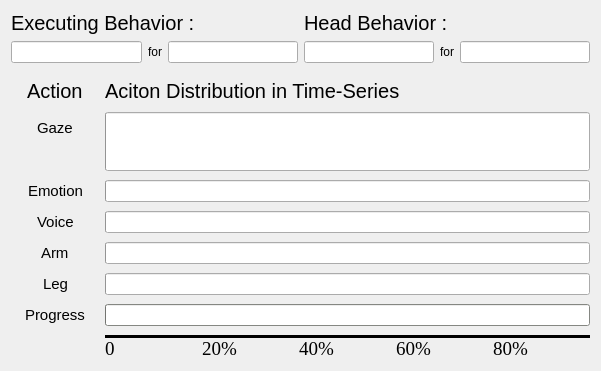
   <widget class="QWidget" name="verticalLayoutWidget">
    <property name="geometry">
     <rect>
      <x>1300</x>
      <y>450</y>
      <width>601</width>
      <height>371</height>
     </rect>
    </property>
    <layout class="QVBoxLayout" name="verticalLayout_2">
     <item>
      <layout class="QHBoxLayout" name="horizontalLayout_3">
       <item>
        <layout class="QVBoxLayout" name="verticalLayout_5">
         <item>
          <widget class="QLabel" name="label_26">
           <property name="font">
            <font>
             <family>Ubuntu</family>
             <pointsize>15</pointsize>
             <weight>50</weight>
             <bold>false</bold>
             <underline>false</underline>
            </font>
           </property>
           <property name="text">
            <string>Executing Behavior :</string>
           </property>
          </widget>
         </item>
         <item>
          <layout class="QHBoxLayout" name="horizontalLayout">
           <item>
            <widget class="QLineEdit" name="lineEdit_executing_behavior_type">
             <property name="palette">
              <palette>
               <active>
                <colorrole role="WindowText">
                 <brush brushstyle="SolidPattern">
                  <color alpha="255">
                   <red>0</red>
                   <green>0</green>
                   <blue>0</blue>
                  </color>
                 </brush>
                </colorrole>
                <colorrole role="Text">
                 <brush brushstyle="SolidPattern">
                  <color alpha="255">
                   <red>46</red>
                   <green>52</green>
                   <blue>54</blue>
                  </color>
                 </brush>
                </colorrole>
               </active>
               <inactive>
                <colorrole role="WindowText">
                 <brush brushstyle="SolidPattern">
                  <color alpha="255">
                   <red>0</red>
                   <green>0</green>
                   <blue>0</blue>
                  </color>
                 </brush>
                </colorrole>
                <colorrole role="Text">
                 <brush brushstyle="SolidPattern">
                  <color alpha="255">
                   <red>46</red>
                   <green>52</green>
                   <blue>54</blue>
                  </color>
                 </brush>
                </colorrole>
               </inactive>
               <disabled>
                <colorrole role="WindowText">
                 <brush brushstyle="SolidPattern">
                  <color alpha="255">
                   <red>190</red>
                   <green>190</green>
                   <blue>190</blue>
                  </color>
                 </brush>
                </colorrole>
                <colorrole role="Text">
                 <brush brushstyle="SolidPattern">
                  <color alpha="255">
                   <red>190</red>
                   <green>190</green>
                   <blue>190</blue>
                  </color>
                 </brush>
                </colorrole>
               </disabled>
              </palette>
             </property>
             <property name="text">
              <string/>
             </property>
            </widget>
           </item>
           <item>
            <widget class="QLabel" name="label_20">
             <property name="text">
              <string>for</string>
             </property>
             <property name="alignment">
              <set>Qt::AlignCenter</set>
             </property>
            </widget>
           </item>
           <item>
            <widget class="QLineEdit" name="lineEdit_executing_behavior_person">
             <property name="text">
              <string/>
             </property>
            </widget>
           </item>
          </layout>
         </item>
        </layout>
       </item>
       <item>
        <layout class="QVBoxLayout" name="verticalLayout_6">
         <item>
          <widget class="QLabel" name="label_71">
           <property name="font">
            <font>
             <family>Ubuntu</family>
             <pointsize>15</pointsize>
             <weight>50</weight>
             <bold>false</bold>
             <underline>false</underline>
            </font>
           </property>
           <property name="text">
            <string>Head Behavior :</string>
           </property>
          </widget>
         </item>
         <item>
          <layout class="QHBoxLayout" name="horizontalLayout_2">
           <item>
            <widget class="QLineEdit" name="lineEdit_head_behavior_type">
             <property name="text">
              <string/>
             </property>
            </widget>
           </item>
           <item>
            <widget class="QLabel" name="label_78">
             <property name="text">
              <string>for</string>
             </property>
             <property name="alignment">
              <set>Qt::AlignCenter</set>
             </property>
            </widget>
           </item>
           <item>
            <widget class="QLineEdit" name="lineEdit_head_behavior_person">
             <property name="text">
              <string/>
             </property>
            </widget>
           </item>
          </layout>
         </item>
        </layout>
       </item>
      </layout>
     </item>
     <item>
      <layout class="QFormLayout" name="formLayout">
       <property name="labelAlignment">
        <set>Qt::AlignCenter</set>
       </property>
       <property name="formAlignment">
        <set>Qt::AlignCenter</set>
       </property>
       <property name="horizontalSpacing">
        <number>20</number>
       </property>
       <property name="verticalSpacing">
        <number>9</number>
       </property>
       <property name="leftMargin">
        <number>14</number>
       </property>
       <property name="topMargin">
        <number>10</number>
       </property>
       <item row="0" column="0">
        <widget class="QLabel" name="label_40">
         <property name="font">
          <font>
           <pointsize>15</pointsize>
          </font>
         </property>
         <property name="text">
          <string>Action</string>
         </property>
        </widget>
       </item>
       <item row="0" column="1">
        <widget class="QLabel" name="label_46">
         <property name="font">
          <font>
           <pointsize>15</pointsize>
          </font>
         </property>
         <property name="text">
          <string>Aciton Distribution in Time-Series </string>
         </property>
        </widget>
       </item>
       <item row="1" column="0">
        <widget class="QLabel" name="label">
         <property name="font">
          <font>
           <family>Ubuntu</family>
           <pointsize>11</pointsize>
          </font>
         </property>
         <property name="text">
          <string>Gaze</string>
         </property>
        </widget>
       </item>
       <item row="1" column="1">
        <widget class="QProgressBar" name="progressBar_behavior_gaze">
         <property name="sizePolicy">
          <sizepolicy hsizetype="Expanding" vsizetype="Expanding">
           <horstretch>0</horstretch>
           <verstretch>0</verstretch>
          </sizepolicy>
         </property>
         <property name="contextMenuPolicy">
          <enum>Qt::DefaultContextMenu</enum>
         </property>
         <property name="styleSheet">
          <string notr="true"/>
         </property>
         <property name="value">
          <number>0</number>
         </property>
         <property name="textVisible">
          <bool>false</bool>
         </property>
         <property name="orientation">
          <enum>Qt::Horizontal</enum>
         </property>
         <property name="invertedAppearance">
          <bool>false</bool>
         </property>
         <property name="format">
          <string/>
         </property>
        </widget>
       </item>
       <item row="2" column="0">
        <widget class="QLabel" name="label_2">
         <property name="font">
          <font>
           <family>Ubuntu</family>
           <pointsize>11</pointsize>
          </font>
         </property>
         <property name="text">
          <string>Emotion</string>
         </property>
        </widget>
       </item>
       <item row="2" column="1">
        <widget class="QProgressBar" name="progressBar_behavior_screen">
         <property name="value">
          <number>0</number>
         </property>
         <property name="textVisible">
          <bool>false</bool>
         </property>
         <property name="format">
          <string/>
         </property>
        </widget>
       </item>
       <item row="3" column="0">
        <widget class="QLabel" name="label_3">
         <property name="font">
          <font>
           <family>Ubuntu</family>
           <pointsize>11</pointsize>
          </font>
         </property>
         <property name="text">
          <string>Voice</string>
         </property>
        </widget>
       </item>
       <item row="3" column="1">
        <widget class="QProgressBar" name="progressBar_behavior_sounder">
         <property name="value">
          <number>0</number>
         </property>
         <property name="textVisible">
          <bool>false</bool>
         </property>
         <property name="format">
          <string/>
         </property>
        </widget>
       </item>
       <item row="4" column="0">
        <widget class="QLabel" name="label_4">
         <property name="font">
          <font>
           <family>Ubuntu</family>
           <pointsize>11</pointsize>
          </font>
         </property>
         <property name="text">
          <string>Arm</string>
         </property>
        </widget>
       </item>
       <item row="4" column="1">
        <widget class="QProgressBar" name="progressBar_behavior_arm">
         <property name="value">
          <number>0</number>
         </property>
         <property name="textVisible">
          <bool>false</bool>
         </property>
         <property name="format">
          <string/>
         </property>
        </widget>
       </item>
       <item row="5" column="0">
        <widget class="QLabel" name="label_23">
         <property name="font">
          <font>
           <family>Ubuntu</family>
           <pointsize>11</pointsize>
          </font>
         </property>
         <property name="text">
          <string>Leg</string>
         </property>
        </widget>
       </item>
       <item row="5" column="1">
        <widget class="QProgressBar" name="progressBar_behavior_leg">
         <property name="value">
          <number>0</number>
         </property>
         <property name="textVisible">
          <bool>false</bool>
         </property>
         <property name="format">
          <string/>
         </property>
        </widget>
       </item>
       <item row="6" column="0">
        <widget class="QLabel" name="label_38">
         <property name="font">
          <font>
           <family>Ubuntu</family>
           <pointsize>11</pointsize>
          </font>
         </property>
         <property name="text">
          <string>Progress</string>
         </property>
        </widget>
       </item>
       <item row="6" column="1">
        <widget class="QProgressBar" name="progressBar_behavior_progress">
         <property name="palette">
          <palette>
           <active>
            <colorrole role="WindowText">
             <brush brushstyle="SolidPattern">
              <color alpha="255">
               <red>0</red>
               <green>0</green>
               <blue>0</blue>
              </color>
             </brush>
            </colorrole>
            <colorrole role="Button">
             <brush brushstyle="SolidPattern">
              <color alpha="255">
               <red>186</red>
               <green>189</green>
               <blue>182</blue>
              </color>
             </brush>
            </colorrole>
            <colorrole role="Light">
             <brush brushstyle="SolidPattern">
              <color alpha="255">
               <red>255</red>
               <green>255</green>
               <blue>255</blue>
              </color>
             </brush>
            </colorrole>
            <colorrole role="Midlight">
             <brush brushstyle="SolidPattern">
              <color alpha="255">
               <red>220</red>
               <green>222</green>
               <blue>218</blue>
              </color>
             </brush>
            </colorrole>
            <colorrole role="Dark">
             <brush brushstyle="SolidPattern">
              <color alpha="255">
               <red>93</red>
               <green>94</green>
               <blue>91</blue>
              </color>
             </brush>
            </colorrole>
            <colorrole role="Mid">
             <brush brushstyle="SolidPattern">
              <color alpha="255">
               <red>124</red>
               <green>126</green>
               <blue>121</blue>
              </color>
             </brush>
            </colorrole>
            <colorrole role="Text">
             <brush brushstyle="SolidPattern">
              <color alpha="255">
               <red>0</red>
               <green>0</green>
               <blue>0</blue>
              </color>
             </brush>
            </colorrole>
            <colorrole role="BrightText">
             <brush brushstyle="SolidPattern">
              <color alpha="255">
               <red>255</red>
               <green>255</green>
               <blue>255</blue>
              </color>
             </brush>
            </colorrole>
            <colorrole role="ButtonText">
             <brush brushstyle="SolidPattern">
              <color alpha="255">
               <red>0</red>
               <green>0</green>
               <blue>0</blue>
              </color>
             </brush>
            </colorrole>
            <colorrole role="Base">
             <brush brushstyle="SolidPattern">
              <color alpha="255">
               <red>255</red>
               <green>255</green>
               <blue>255</blue>
              </color>
             </brush>
            </colorrole>
            <colorrole role="Window">
             <brush brushstyle="SolidPattern">
              <color alpha="255">
               <red>186</red>
               <green>189</green>
               <blue>182</blue>
              </color>
             </brush>
            </colorrole>
            <colorrole role="Shadow">
             <brush brushstyle="SolidPattern">
              <color alpha="255">
               <red>0</red>
               <green>0</green>
               <blue>0</blue>
              </color>
             </brush>
            </colorrole>
            <colorrole role="AlternateBase">
             <brush brushstyle="SolidPattern">
              <color alpha="255">
               <red>220</red>
               <green>222</green>
               <blue>218</blue>
              </color>
             </brush>
            </colorrole>
            <colorrole role="ToolTipBase">
             <brush brushstyle="SolidPattern">
              <color alpha="255">
               <red>255</red>
               <green>255</green>
               <blue>220</blue>
              </color>
             </brush>
            </colorrole>
            <colorrole role="ToolTipText">
             <brush brushstyle="SolidPattern">
              <color alpha="255">
               <red>0</red>
               <green>0</green>
               <blue>0</blue>
              </color>
             </brush>
            </colorrole>
           </active>
           <inactive>
            <colorrole role="WindowText">
             <brush brushstyle="SolidPattern">
              <color alpha="255">
               <red>0</red>
               <green>0</green>
               <blue>0</blue>
              </color>
             </brush>
            </colorrole>
            <colorrole role="Button">
             <brush brushstyle="SolidPattern">
              <color alpha="255">
               <red>186</red>
               <green>189</green>
               <blue>182</blue>
              </color>
             </brush>
            </colorrole>
            <colorrole role="Light">
             <brush brushstyle="SolidPattern">
              <color alpha="255">
               <red>255</red>
               <green>255</green>
               <blue>255</blue>
              </color>
             </brush>
            </colorrole>
            <colorrole role="Midlight">
             <brush brushstyle="SolidPattern">
              <color alpha="255">
               <red>220</red>
               <green>222</green>
               <blue>218</blue>
              </color>
             </brush>
            </colorrole>
            <colorrole role="Dark">
             <brush brushstyle="SolidPattern">
              <color alpha="255">
               <red>93</red>
               <green>94</green>
               <blue>91</blue>
              </color>
             </brush>
            </colorrole>
            <colorrole role="Mid">
             <brush brushstyle="SolidPattern">
              <color alpha="255">
               <red>124</red>
               <green>126</green>
               <blue>121</blue>
              </color>
             </brush>
            </colorrole>
            <colorrole role="Text">
             <brush brushstyle="SolidPattern">
              <color alpha="255">
               <red>0</red>
               <green>0</green>
               <blue>0</blue>
              </color>
             </brush>
            </colorrole>
            <colorrole role="BrightText">
             <brush brushstyle="SolidPattern">
              <color alpha="255">
               <red>255</red>
               <green>255</green>
               <blue>255</blue>
              </color>
             </brush>
            </colorrole>
            <colorrole role="ButtonText">
             <brush brushstyle="SolidPattern">
              <color alpha="255">
               <red>0</red>
               <green>0</green>
               <blue>0</blue>
              </color>
             </brush>
            </colorrole>
            <colorrole role="Base">
             <brush brushstyle="SolidPattern">
              <color alpha="255">
               <red>255</red>
               <green>255</green>
               <blue>255</blue>
              </color>
             </brush>
            </colorrole>
            <colorrole role="Window">
             <brush brushstyle="SolidPattern">
              <color alpha="255">
               <red>186</red>
               <green>189</green>
               <blue>182</blue>
              </color>
             </brush>
            </colorrole>
            <colorrole role="Shadow">
             <brush brushstyle="SolidPattern">
              <color alpha="255">
               <red>0</red>
               <green>0</green>
               <blue>0</blue>
              </color>
             </brush>
            </colorrole>
            <colorrole role="AlternateBase">
             <brush brushstyle="SolidPattern">
              <color alpha="255">
               <red>220</red>
               <green>222</green>
               <blue>218</blue>
              </color>
             </brush>
            </colorrole>
            <colorrole role="ToolTipBase">
             <brush brushstyle="SolidPattern">
              <color alpha="255">
               <red>255</red>
               <green>255</green>
               <blue>220</blue>
              </color>
             </brush>
            </colorrole>
            <colorrole role="ToolTipText">
             <brush brushstyle="SolidPattern">
              <color alpha="255">
               <red>0</red>
               <green>0</green>
               <blue>0</blue>
              </color>
             </brush>
            </colorrole>
           </inactive>
           <disabled>
            <colorrole role="WindowText">
             <brush brushstyle="SolidPattern">
              <color alpha="255">
               <red>93</red>
               <green>94</green>
               <blue>91</blue>
              </color>
             </brush>
            </colorrole>
            <colorrole role="Button">
             <brush brushstyle="SolidPattern">
              <color alpha="255">
               <red>186</red>
               <green>189</green>
               <blue>182</blue>
              </color>
             </brush>
            </colorrole>
            <colorrole role="Light">
             <brush brushstyle="SolidPattern">
              <color alpha="255">
               <red>255</red>
               <green>255</green>
               <blue>255</blue>
              </color>
             </brush>
            </colorrole>
            <colorrole role="Midlight">
             <brush brushstyle="SolidPattern">
              <color alpha="255">
               <red>220</red>
               <green>222</green>
               <blue>218</blue>
              </color>
             </brush>
            </colorrole>
            <colorrole role="Dark">
             <brush brushstyle="SolidPattern">
              <color alpha="255">
               <red>93</red>
               <green>94</green>
               <blue>91</blue>
              </color>
             </brush>
            </colorrole>
            <colorrole role="Mid">
             <brush brushstyle="SolidPattern">
              <color alpha="255">
               <red>124</red>
               <green>126</green>
               <blue>121</blue>
              </color>
             </brush>
            </colorrole>
            <colorrole role="Text">
             <brush brushstyle="SolidPattern">
              <color alpha="255">
               <red>93</red>
               <green>94</green>
               <blue>91</blue>
              </color>
             </brush>
            </colorrole>
            <colorrole role="BrightText">
             <brush brushstyle="SolidPattern">
              <color alpha="255">
               <red>255</red>
               <green>255</green>
               <blue>255</blue>
              </color>
             </brush>
            </colorrole>
            <colorrole role="ButtonText">
             <brush brushstyle="SolidPattern">
              <color alpha="255">
               <red>93</red>
               <green>94</green>
               <blue>91</blue>
              </color>
             </brush>
            </colorrole>
            <colorrole role="Base">
             <brush brushstyle="SolidPattern">
              <color alpha="255">
               <red>186</red>
               <green>189</green>
               <blue>182</blue>
              </color>
             </brush>
            </colorrole>
            <colorrole role="Window">
             <brush brushstyle="SolidPattern">
              <color alpha="255">
               <red>186</red>
               <green>189</green>
               <blue>182</blue>
              </color>
             </brush>
            </colorrole>
            <colorrole role="Shadow">
             <brush brushstyle="SolidPattern">
              <color alpha="255">
               <red>0</red>
               <green>0</green>
               <blue>0</blue>
              </color>
             </brush>
            </colorrole>
            <colorrole role="AlternateBase">
             <brush brushstyle="SolidPattern">
              <color alpha="255">
               <red>186</red>
               <green>189</green>
               <blue>182</blue>
              </color>
             </brush>
            </colorrole>
            <colorrole role="ToolTipBase">
             <brush brushstyle="SolidPattern">
              <color alpha="255">
               <red>255</red>
               <green>255</green>
               <blue>220</blue>
              </color>
             </brush>
            </colorrole>
            <colorrole role="ToolTipText">
             <brush brushstyle="SolidPattern">
              <color alpha="255">
               <red>0</red>
               <green>0</green>
               <blue>0</blue>
              </color>
             </brush>
            </colorrole>
           </disabled>
          </palette>
         </property>
         <property name="value">
          <number>0</number>
         </property>
         <property name="textVisible">
          <bool>false</bool>
         </property>
         <property name="format">
          <string/>
         </property>
        </widget>
       </item>
       <item row="7" column="1">
        <layout class="QGridLayout" name="gridLayout_4">
         <item row="0" column="3">
          <widget class="Line" name="line_14">
           <property name="sizePolicy">
            <sizepolicy hsizetype="Minimum" vsizetype="Fixed">
             <horstretch>1</horstretch>
             <verstretch>0</verstretch>
            </sizepolicy>
           </property>
           <property name="font">
            <font>
             <weight>50</weight>
             <bold>false</bold>
            </font>
           </property>
           <property name="frameShadow">
            <enum>QFrame::Plain</enum>
           </property>
           <property name="lineWidth">
            <number>4</number>
           </property>
           <property name="orientation">
            <enum>Qt::Horizontal</enum>
           </property>
          </widget>
         </item>
         <item row="0" column="0">
          <widget class="Line" name="line_11">
           <property name="sizePolicy">
            <sizepolicy hsizetype="Minimum" vsizetype="Fixed">
             <horstretch>1</horstretch>
             <verstretch>0</verstretch>
            </sizepolicy>
           </property>
           <property name="font">
            <font>
             <weight>50</weight>
             <bold>false</bold>
            </font>
           </property>
           <property name="frameShadow">
            <enum>QFrame::Plain</enum>
           </property>
           <property name="lineWidth">
            <number>4</number>
           </property>
           <property name="orientation">
            <enum>Qt::Horizontal</enum>
           </property>
          </widget>
         </item>
         <item row="1" column="2">
          <widget class="QLabel" name="label_24">
           <property name="font">
            <font>
             <family>Times New Roman</family>
             <pointsize>14</pointsize>
            </font>
           </property>
           <property name="text">
            <string>40%</string>
           </property>
          </widget>
         </item>
         <item row="0" column="2">
          <widget class="Line" name="line_13">
           <property name="sizePolicy">
            <sizepolicy hsizetype="Minimum" vsizetype="Fixed">
             <horstretch>1</horstretch>
             <verstretch>0</verstretch>
            </sizepolicy>
           </property>
           <property name="font">
            <font>
             <weight>50</weight>
             <bold>false</bold>
            </font>
           </property>
           <property name="frameShadow">
            <enum>QFrame::Plain</enum>
           </property>
           <property name="lineWidth">
            <number>4</number>
           </property>
           <property name="orientation">
            <enum>Qt::Horizontal</enum>
           </property>
          </widget>
         </item>
         <item row="1" column="3">
          <widget class="QLabel" name="label_69">
           <property name="font">
            <font>
             <family>Times New Roman</family>
             <pointsize>14</pointsize>
            </font>
           </property>
           <property name="text">
            <string>60%</string>
           </property>
          </widget>
         </item>
         <item row="0" column="1">
          <widget class="Line" name="line_12">
           <property name="sizePolicy">
            <sizepolicy hsizetype="Minimum" vsizetype="Fixed">
             <horstretch>1</horstretch>
             <verstretch>0</verstretch>
            </sizepolicy>
           </property>
           <property name="font">
            <font>
             <weight>50</weight>
             <bold>false</bold>
            </font>
           </property>
           <property name="frameShadow">
            <enum>QFrame::Plain</enum>
           </property>
           <property name="lineWidth">
            <number>4</number>
           </property>
           <property name="orientation">
            <enum>Qt::Horizontal</enum>
           </property>
          </widget>
         </item>
         <item row="0" column="4">
          <widget class="Line" name="line_15">
           <property name="sizePolicy">
            <sizepolicy hsizetype="Minimum" vsizetype="Fixed">
             <horstretch>1</horstretch>
             <verstretch>0</verstretch>
            </sizepolicy>
           </property>
           <property name="font">
            <font>
             <weight>50</weight>
             <bold>false</bold>
            </font>
           </property>
           <property name="frameShadow">
            <enum>QFrame::Plain</enum>
           </property>
           <property name="lineWidth">
            <number>4</number>
           </property>
           <property name="orientation">
            <enum>Qt::Horizontal</enum>
           </property>
          </widget>
         </item>
         <item row="1" column="4">
          <widget class="QLabel" name="label_70">
           <property name="font">
            <font>
             <family>Times New Roman</family>
             <pointsize>14</pointsize>
            </font>
           </property>
           <property name="text">
            <string>80%</string>
           </property>
          </widget>
         </item>
         <item row="1" column="0">
          <widget class="QLabel" name="label_16">
           <property name="font">
            <font>
             <family>Times New Roman</family>
             <pointsize>14</pointsize>
            </font>
           </property>
           <property name="text">
            <string>0</string>
           </property>
          </widget>
         </item>
         <item row="1" column="1">
          <widget class="QLabel" name="label_19">
           <property name="font">
            <font>
             <family>Times New Roman</family>
             <pointsize>14</pointsize>
            </font>
           </property>
           <property name="text">
            <string>20%</string>
           </property>
          </widget>
         </item>
        </layout>
       </item>
      </layout>
     </item>
    </layout>
   </widget>
